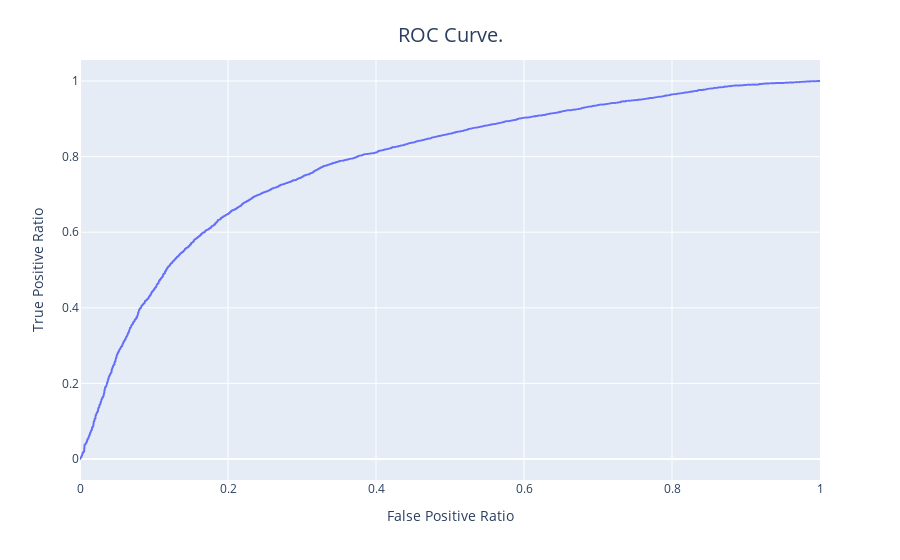

Source (notebook cell):
### Markdown cell above
The AUC score being rather high, the model can be assumed to be making reliable predictions.

### Code cell
fpr, tpr, thresholds = roc_curve(y_test, Y_pred_prob)

df_roc = pd.DataFrame([fpr, tpr]).T
df_roc.columns = ['False Positive Ratio', 'True Positive Ratio']

import plotly.express as px

fig = px.line(df_roc, x = 'False Positive Ratio', y = 'True Positive Ratio')
fig.update_layout(title = dict(text = "ROC Curve.", y = 0.95, x = 0.5, 
                               xanchor = 'center', yanchor = 'top', font = dict(size = 20)))

### Figure 1 — Plotly figure (JSON) as saved in the notebook; plotly's stock layout.template omitted (floating-point values rounded to 4 significant figures; data arrays with more than 128 entries replaced by an {"elided": "..."} marker saying what was removed)
{"data": [{"hovertemplate": "False Positive Ratio=%{x}<br>True Positive Ratio=%{y}<extra></extra>", "legendgroup": "", "line": {"color": "#636efa", "dash": "solid"}, "marker": {"symbol": "circle"}, "mode": "lines", "name": "", "showlegend": false, "type": "scattergl", "x": {"elided": "3924 float values"}, "xaxis": "x", "y": {"elided": "3924 float values"}, "yaxis": "y"}], "layout": {"legend": {"tracegroupgap": 0}, "margin": {"t": 60}, "title": {"font": {"size": 20}, "text": "ROC Curve.", "x": 0.5, "xanchor": "center", "y": 0.95, "yanchor": "top"}, "xaxis": {"anchor": "y", "domain": [0, 1], "title": {"text": "False Positive Ratio"}}, "yaxis": {"anchor": "x", "domain": [0, 1], "title": {"text": "True Positive Ratio"}}}}
